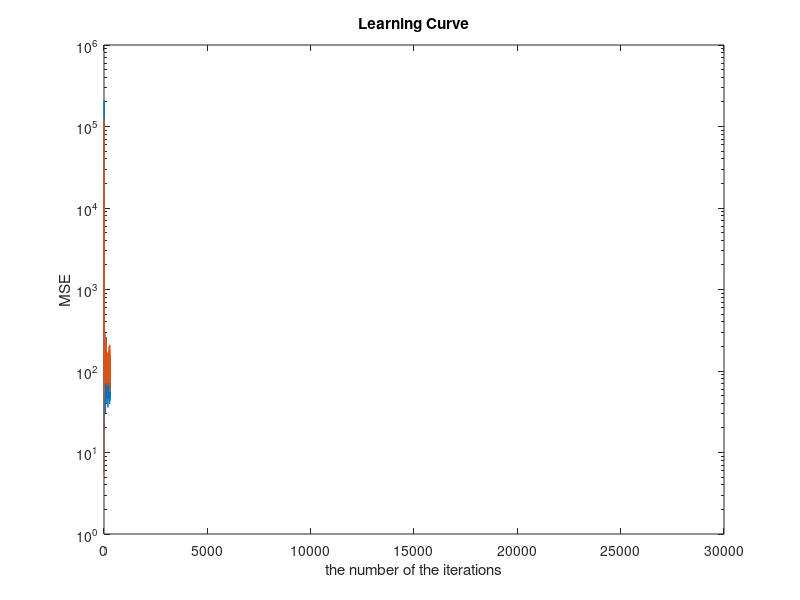

The MATLAB script that drew this image:
% Recursive Least-Squares For Modeling
clear;clc;
tic
sigma2=input("enter the variance of the noise:");
Mis=input("enter the misadjustment:");
delta=0.0001;
n=1:30000;
h1=[0.35,1,-0.35];
h2=[0.35,1,0.35];
wo=[ones(1,8),-1*ones(1,7)]';
N=length(wo);
lambda=(1-Mis/N)/(1+Mis/N);
MSE1=zeros(1,30000);MSE2=zeros(1,30000);
for j=1:100
x1=zeros(N,30000);x2=zeros(N,30000);% different colunm for different time
for m=1:N
v=randn(1,length(n));
x1(m,:)=filter(h1,1,v);
x2(m,:)=filter(h2,1,v);
end
psiinv1=(1/delta)*eye(N);
psiinv2=(1/delta)*eye(N);
w1=zeros(N,1);w2=zeros(N,1);
for i=1:300
x1tdl=x1(:,i);
x2tdl=x2(:,i);
u1=psiinv1*x1tdl; 
u2=psiinv2*x2tdl; 
k1=u1/(lambda+x1tdl'*u1); % the calculation of the gain vector
k2=u2/(lambda+x2tdl'*u2);
y1=w1'*x1tdl;y2=w2'*x2tdl;
d1=wo'*x1tdl+sqrt(sigma2)*randn(1,1);   
d2=wo'*x2tdl+sqrt(sigma2)*randn(1,1);
e1=d1-y1;e2=d2-y2;
MSE1(i)=MSE1(i)+e1^2;
MSE2(i)=MSE2(i)+e2^2;
w1=w1+e1*k1;w2=w2+e2*k2;
psiinv1=(1/lambda)*(psiinv1-k1*(x1tdl'*psiinv1));
psiinv2=(1/lambda)*(psiinv2-k2*(x2tdl'*psiinv2));
end
end
MSE1=MSE1/100;
MSE2=MSE2/100;
figure(1);
semilogy(MSE1);
xlabel("the number of the iterations");ylabel("MSE");
title("Learning Curve");
hold on;
semilogy(MSE2);
hold off;
toc